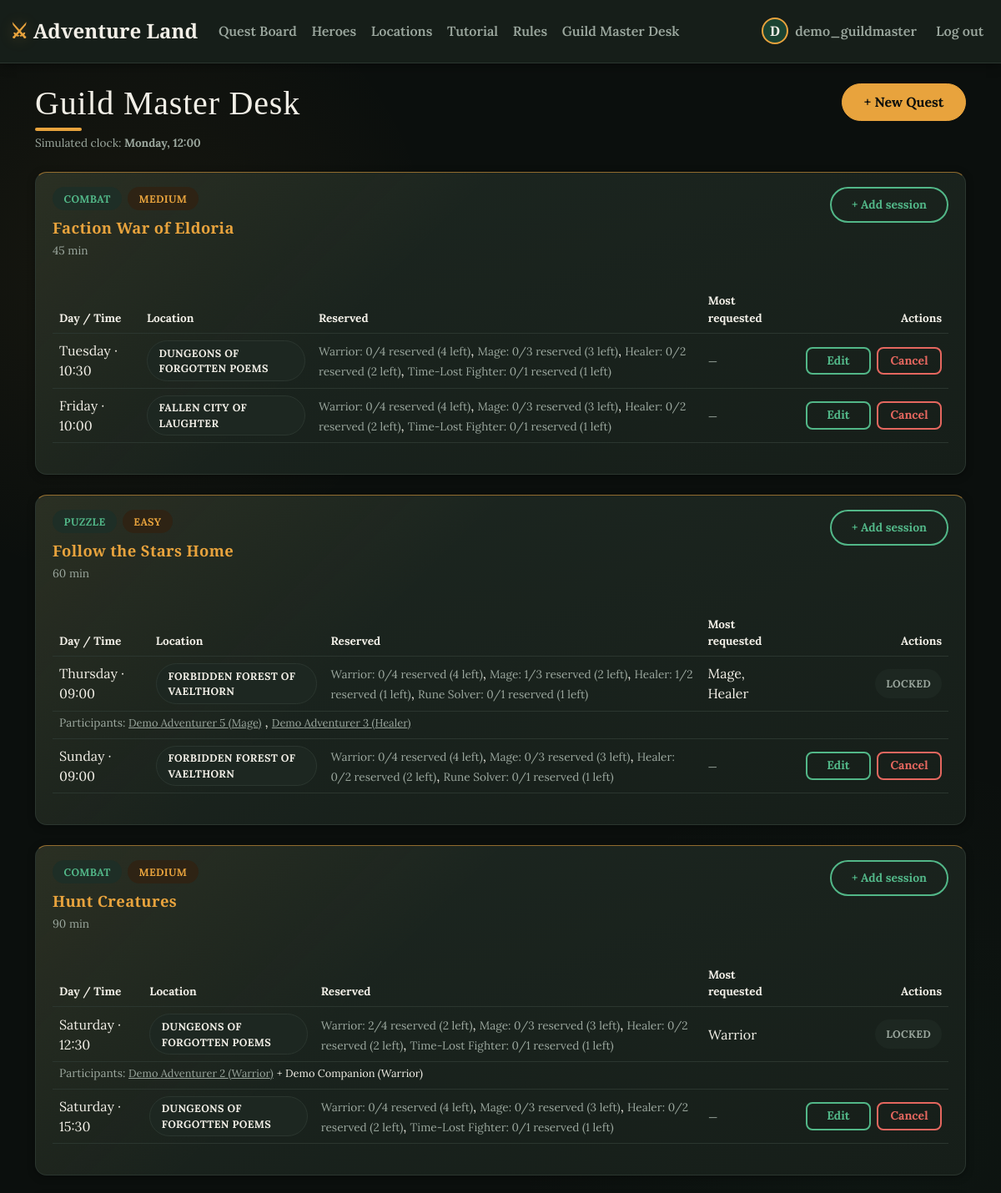
/guildmaster (signed in, upper part), run on the app's committed database.
### tables this page shows
CREATE TABLE users (
    id              INTEGER PRIMARY KEY AUTOINCREMENT,
    username        TEXT    NOT NULL UNIQUE,
    email           TEXT    NOT NULL UNIQUE,
    password_hash   TEXT    NOT NULL,
    name            TEXT    NOT NULL,
    surname         TEXT    NOT NULL,
    birthdate       TEXT,               -- 'YYYY-MM-DD', optional
    role            TEXT    NOT NULL CHECK (role IN ('adventurer', 'guildmaster')),
    avatar_filename TEXT,
    notify_opt_in   INTEGER NOT NULL DEFAULT 0 CHECK (notify_opt_in IN (0, 1)),
    created_at      TIMESTAMP DEFAULT CURRENT_TIMESTAMP
, bio TEXT CHECK (bio IS NULL OR length(bio) <= 500));

CREATE TABLE app_settings (
    id              INTEGER PRIMARY KEY CHECK (id = 1),
    current_day     TEXT NOT NULL CHECK (current_day IN
                        ('Monday','Tuesday','Wednesday','Thursday','Friday','Saturday','Sunday')),
    current_time_hhmm    TEXT NOT NULL   -- 'HH:MM'
);

CREATE TABLE quest_types (
    id      INTEGER PRIMARY KEY AUTOINCREMENT,
    name    TEXT NOT NULL UNIQUE
);

CREATE TABLE difficulties (
    id      INTEGER PRIMARY KEY AUTOINCREMENT,
    name    TEXT NOT NULL UNIQUE
);

CREATE TABLE quests (
    id                  INTEGER PRIMARY KEY AUTOINCREMENT,
    guild_master_id     INTEGER NOT NULL,
    title               TEXT    NOT NULL,
    duration_minutes    INTEGER NOT NULL CHECK (duration_minutes > 0),
    quest_type_id       INTEGER NOT NULL,
    difficulty_id       INTEGER NOT NULL,
    description         TEXT    NOT NULL,
    image_filename      TEXT,
    created_at          TIMESTAMP DEFAULT CURRENT_TIMESTAMP,
    FOREIGN KEY (guild_master_id) REFERENCES users (id),
    FOREIGN KEY (quest_type_id) REFERENCES quest_types (id),
    FOREIGN KEY (difficulty_id) REFERENCES difficulties (id)
);

CREATE TABLE quest_sessions (
    id              INTEGER PRIMARY KEY AUTOINCREMENT,
    quest_id        INTEGER NOT NULL,
    day             TEXT    NOT NULL CHECK (day IN
                        ('Monday','Tuesday','Wednesday','Thursday','Friday','Saturday','Sunday')),
    start_time      TEXT    NOT NULL,   -- 'HH:MM', 24h format
    location_id     INTEGER NOT NULL,
    created_at      TIMESTAMP DEFAULT CURRENT_TIMESTAMP,
    FOREIGN KEY (quest_id) REFERENCES quests (id),
    FOREIGN KEY (location_id) REFERENCES locations (id),
    UNIQUE (day, start_time, location_id)
);

CREATE TABLE locations (
    id              INTEGER PRIMARY KEY AUTOINCREMENT,
    name            TEXT NOT NULL UNIQUE,
    tagline         TEXT,               -- short evocative subtitle
    description     TEXT,               -- longer lore paragraph(s)
    image_filename  TEXT
);

CREATE TABLE roles (
    id                      INTEGER PRIMARY KEY AUTOINCREMENT,
    name                    TEXT    NOT NULL UNIQUE,
    max_places_per_session  INTEGER NOT NULL CHECK (max_places_per_session > 0),
    quest_type_id           INTEGER,
    FOREIGN KEY (quest_type_id) REFERENCES quest_types (id)
);

CREATE TABLE participations (
    id                  INTEGER PRIMARY KEY AUTOINCREMENT,
    quest_session_id    INTEGER NOT NULL,
    adventurer_id       INTEGER NOT NULL,
    role_id             INTEGER NOT NULL,
    places_reserved     INTEGER NOT NULL CHECK (places_reserved IN (1, 2)),
    companion_name      TEXT,
    companion_surname   TEXT,
    companion_birthdate TEXT,
    companion_email     TEXT,
    companion_role_id   INTEGER,
    created_at          TIMESTAMP DEFAULT CURRENT_TIMESTAMP,
    FOREIGN KEY (quest_session_id) REFERENCES quest_sessions (id),
    FOREIGN KEY (adventurer_id) REFERENCES users (id),
    FOREIGN KEY (role_id) REFERENCES roles (id),
    FOREIGN KEY (companion_role_id) REFERENCES roles (id),
    CHECK (
      (places_reserved = 1 AND companion_name IS NULL AND companion_surname IS NULL
       AND companion_birthdate IS NULL AND companion_email IS NULL AND companion_role_id IS NULL)
      OR
      (places_reserved = 2 AND companion_name IS NOT NULL AND companion_surname IS NOT NULL
       AND companion_birthdate IS NOT NULL AND companion_role_id IS NOT NULL)
    ),
    UNIQUE (quest_session_id, adventurer_id)  -- one participation record per adventurer per session
);

### app.py (the view)
@app.route("/guildmaster")
@guildmaster_required
def guildmaster_dashboard():
    quests_with_sessions = dao.get_quests_with_sessions_for_guildmaster(current_user.id)
    stats_by_session_id = {}
    participants_by_session_id = {}
    for entry in quests_with_sessions:
        for s in entry["sessions"]:
            sid = s["session"]["id"]
            stats_by_session_id[sid] = dao.get_session_stats(sid)
            participants_by_session_id[sid] = dao.get_participants_for_session(sid)
    now_row = dao.get_simulated_now()
    return render_template(
        "guildmaster_dashboard.html",
        quests_with_sessions=quests_with_sessions,
        stats_by_session_id=stats_by_session_id,
        participants_by_session_id=participants_by_session_id,
        now=now_row,
    )

### app.py (called while the page is built)
@login_manager.user_loader
def load_user(user_id):
    row = dao.get_user_by_id(user_id)
    return User(row) if row else None

def guildmaster_required(view_func):
    from functools import wraps
    @wraps(view_func)
    @login_required
    def wrapped(*args, **kwargs):
        if not current_user.is_guildmaster:
            flash("That page is only available to the Guild Master.", "warning")
            return redirect(url_for("index"))
        return view_func(*args, **kwargs)
    return wrapped

@app.context_processor
def inject_globals():
    return {
        "guild_name": "Adventure Land",
        "guild_tagline": "Where your wildest ideas become our greatest quests",
        "today_iso": datetime.now().date().isoformat(),
    }

    @property
    def is_guildmaster(self):
        return self.role == "guildmaster"

### dao.py (called while the page is built)
def get_connection():
    conn = sqlite3.connect(DB_PATH)
    conn.execute("PRAGMA foreign_keys = ON")
    conn.row_factory = sqlite3.Row  # I use column names such as row["username"].
    return conn

def get_user_by_id(user_id):
    conn = get_connection()
    row = conn.execute("SELECT * FROM users WHERE id = ?", (user_id,)).fetchone()
    conn.close()
    return row

def get_roles_for_session(session_id):
    conn = get_connection()
    rows = conn.execute(
        """SELECT r.*, qt.name AS quest_type_name
           FROM roles r
           LEFT JOIN quest_types qt ON qt.id = r.quest_type_id
           JOIN quest_sessions qs ON qs.id = ?
           JOIN quests q ON q.id = qs.quest_id
           WHERE r.quest_type_id IS NULL OR r.quest_type_id = q.quest_type_id
           ORDER BY r.id""",
        (session_id,),
    ).fetchall()
    conn.close()
    return rows

def get_simulated_now():
    conn = get_connection()
    row = conn.execute("SELECT current_day, current_time_hhmm FROM app_settings WHERE id = 1").fetchone()
    conn.close()
    return row

def get_sessions_for_quest(quest_id):
    conn = get_connection()
    rows = conn.execute(
        """SELECT qs.*, l.name AS location
           FROM quest_sessions qs
           JOIN locations l ON l.id = qs.location_id
           WHERE qs.quest_id = ?""",
        (quest_id,),
    ).fetchall()
    conn.close()
    return sorted(rows, key=lambda r: (DAY_ORDER.index(r["day"]), r["start_time"]))

### templates/guildmaster_dashboard.html (shortened to what this page needs)
{% extends "base.html" %}
{% block content %}
<div class="d-flex justify-content-between align-items-start mb-4">
  <div>
    <h1 class="section-title mb-1">Guild Master Desk</h1>
    <p class="form-hint mb-0">Simulated clock: <strong>{{ now.current_day }}, {{ now.current_time_hhmm }}</strong></p>
  </div>
  <a href="{{ url_for('new_quest') }}" class="btn btn-accent">+ New Quest</a>
</div>
{% if quests_with_sessions %}
  {% for entry in quests_with_sessions %}
    {% set quest = entry.quest %}
    <article class="quest-card mb-4">
      <div class="quest-card__body">
        <div class="d-flex justify-content-between align-items-start">
          <div>
            <div class="quest-card__meta">
              <span class="pill pill-type">{{ quest.quest_type }}</span>
              <span class="pill pill-difficulty">{{ quest.difficulty }}</span>
            </div>
            <h3 class="quest-card__title">{{ quest.title }}</h3>
            <p class="form-hint">{{ quest.duration_minutes }} min</p>
          </div>
          <a href="{{ url_for('new_session', quest_id=quest.id) }}" class="btn btn-outline-guild btn-sm">+ Add session</a>
        </div>
        {% if entry.sessions %}
        <table class="table align-middle mt-3">
          <thead>
            <tr class="form-hint">
              <th>Day / Time</th>
              <th>Location</th>
              <th>Reserved</th>
              <th>Most requested</th>
              <th class="text-end">Actions</th>
            </tr>
          </thead>
          <tbody>
            {% for s in entry.sessions %}
              {% set session = s.session %}
              {% set stats = stats_by_session_id[session.id] %}
              <tr>
                <td>{{ session.day }} · {{ session.start_time }}</td>
                <td><span class="pill pill-location">{{ session.location }}</span></td>
                <td>
                  {% for r in stats.per_role %}
                    <span class="form-hint">{{ r.role }}: {{ r.reserved }}/{{ r.capacity }} reserved ({{ r.remaining }} left)</span>{% if not loop.last %}, {% endif %}
                  {% endfor %}
                </td>
                <td>
                  {% if stats.most_requested %}
                    {{ stats.most_requested | join(', ') }}
                  {% else %}
                    <span class="form-hint">—</span>
                  {% endif %}
                </td>
                <td>
                  {% if s.has_participants %}
                    <div class="desk-actions">
                      <span class="pill pill-locked">Locked</span>
                    </div>
                  {% else %}
                    <div class="desk-actions">
                      <a href="{{ url_for('edit_session', session_id=session.id) }}" class="btn btn-outline-guild btn-sm">Edit</a>
                      <form method="POST" action="{{ url_for('cancel_session', session_id=session.id) }}">
                        <button type="submit" class="btn btn-danger-quiet btn-sm">Cancel</button>
                      </form>
                    </div>
                  {% endif %}
                </td>
              </tr>
              {% set participants = participants_by_session_id[session.id] %}
              {% if participants %}
              <tr>
                <td colspan="5" class="pt-0">
                  <span class="form-hint">Participants: </span>
                  {% for pt in participants %}
                    <a href="{{ url_for('user_profile', user_id=pt.adventurer_id) }}" class="link-muted text-sm">
                      {{ pt.name }} {{ pt.surname }} ({{ pt.role_name }})</a>
                    {% if pt.companion_name %}
                      <span class="text-sm"> + {{ pt.companion_name }} {{ pt.companion_surname }} ({{ pt.companion_role_name }})</span>
                    {% endif %}{% if not loop.last %}, {% endif %}
                  {% endfor %}
                </td>
              </tr>
              {% endif %}
            {% endfor %}
          </tbody>
        </table>
        {% else %}
          <p class="form-hint mt-3">No sessions scheduled for this quest yet.</p>
        {% endif %}
      </div>
    </article>
  {% endfor %}
{% endif %}
{% endblock %}

### templates/base.html (shortened to what this page needs)
<!DOCTYPE html>
<html lang="en">
<head>
  <link href="https://cdn.jsdelivr.net/npm/bootstrap@5.3.8/dist/css/bootstrap.min.css"
        rel="stylesheet"
>
  <link href="{{ url_for('static', filename='css/style.css') }}" rel="stylesheet">
</head>
<body>
  <nav class="navbar navbar-guild">
    <div class="container">
      <a class="navbar-brand" href="{{ url_for('index') }}"><span class="brand-mark" aria-hidden="true">⚔</span> {{ guild_name }}</a>
      <div class="navbar-desktop" id="navMain">
        <ul class="navbar-nav me-auto">
          <li class="nav-item"><a class="nav-link" href="{{ url_for('quest_board') }}">Quest Board</a></li>
          <li class="nav-item"><a class="nav-link" href="{{ url_for('heroes') }}">Heroes</a></li>
          <li class="nav-item"><a class="nav-link" href="{{ url_for('locations') }}">Locations</a></li>
          <li class="nav-item"><a class="nav-link" href="{{ url_for('tutorial') }}">Tutorial</a></li>
          <li class="nav-item"><a class="nav-link" href="{{ url_for('rules') }}">Rules</a></li>
          {% if current_user.is_authenticated and current_user.is_guildmaster %}
            <li class="nav-item"><a class="nav-link" href="{{ url_for('guildmaster_dashboard') }}">Guild Master Desk</a></li>
          {% elif current_user.is_authenticated %}
            <li class="nav-item"><a class="nav-link" href="{{ url_for('profile') }}">My Quests</a></li>
          {% endif %}
        </ul>
        <ul class="navbar-nav navbar-account align-items-center">
          {% if current_user.is_authenticated %}
            <li class="nav-item">
              <a class="nav-link d-flex align-items-center gap-2" href="{{ url_for('profile') }}" aria-label="Open my profile">
                {% if current_user.avatar_filename %}
                  <img class="navbar-avatar" src="{{ url_for('static', filename='images/avatars/' + current_user.avatar_filename) }}" alt="{{ current_user.username }}">
                {% else %}
                  <span class="navbar-avatar avatar-fallback">{{ current_user.name[0] }}</span>
                {% endif %}
                {{ current_user.username }}
              </a>
            </li>
            <li class="nav-item"><a class="nav-link" href="{{ url_for('logout') }}">Log out</a></li>
          {% else %}
            <li class="nav-item"><a class="nav-link" href="{{ url_for('login') }}">Log in</a></li>
            <li class="nav-item ms-2">
              <a class="btn btn-accent btn-sm" href="{{ url_for('signup') }}">Sign up</a>
            </li>
          {% endif %}
        </ul>
      </div>
    </div>
  </nav>
  <main class="container py-4">
    {% block content %}{% endblock %}
  </main>
</body>
</html>

### data on the page
users: name "D", username "demo_guildmaster"
app_settings: current_day "Monday", current_time_hhmm "12:00"
quest_types: quest_type "COMBAT" "COMBAT"
difficulties: difficulty "MEDIUM" "MEDIUM"
quests: title "Faction War of Eldoria", duration_minutes "45"
quest_sessions: day "Tuesday", start_time "10:30"
locations: location "DUNGEONS OF FORGOTTEN POEMS" "DUNGEONS OF FORGOTTEN POEMS" "DUNGEONS OF FORGOTTEN POEMS"
roles: role "Warrior", reserved "0", capacity "4", remaining "4", reserved "2", remaining "2"
roles: role "Mage", reserved "0", capacity "3", remaining "3", reserved "1", remaining "2"
roles: role "Healer", reserved "0", capacity "2", remaining "2", reserved "1", remaining "1"
roles: role "Time-Lost Fighter", reserved "0", capacity "1", remaining "1"
quest_sessions: day "Friday", start_time "10:00"
locations: location "FALLEN CITY OF LAUGHTER"
quest_types: quest_type "PUZZLE"
difficulties: difficulty "EASY"
quests: title "Follow the Stars Home", duration_minutes "60"
quest_sessions: day "Thursday", start_time "09:00"
locations: location "FORBIDDEN FOREST OF VAELTHORN" "FORBIDDEN FOREST OF VAELTHORN"
roles: role "Rune Solver", reserved "0", capacity "1", remaining "1"
participations: name "Demo", surname "Adventurer 5", role_name "Mage"
participations: name "Demo", surname "Adventurer 3", role_name "Healer"
quest_sessions: day "Sunday", start_time "09:00"
quests: title "Hunt Creatures", duration_minutes "90"
quest_sessions: day "Saturday", start_time "12:30"
participations: name "Demo", surname "Adventurer 2", role_name "Warrior", companion_name "Demo", companion_surname "Companion", companion_role_name "Warrior"
quest_sessions: day "Saturday", start_time "15:30"

### other printed values
{{ guild_name }} "Adventure Land"
{{ stats.most_requested | join(', ') }} "Mage, Healer" "Warrior"
